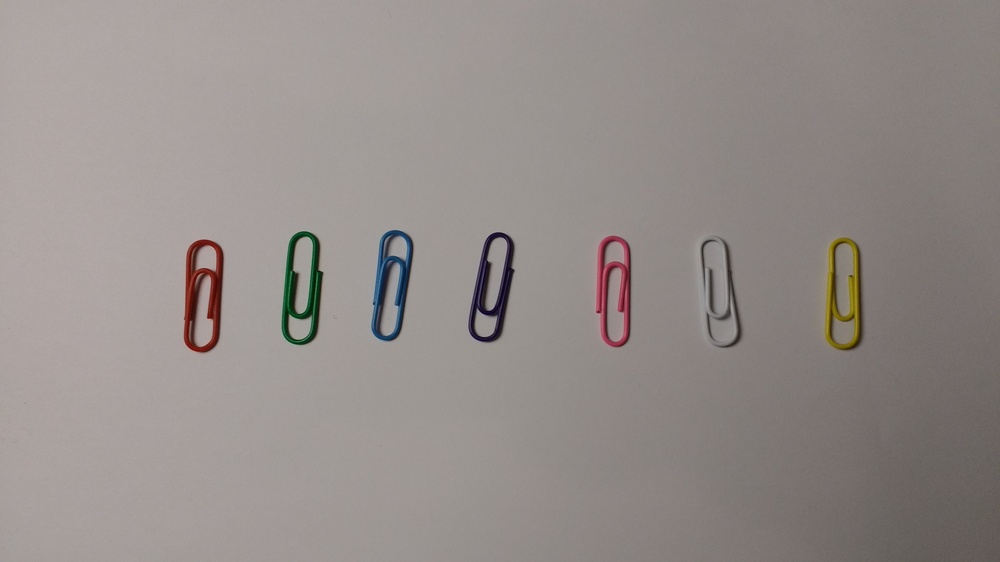
%> input picture dev03/part2/trbn1.jpg, 1000 x 562 px, shrunk from 4160 x 2340 before the run
$ octave temp_trouverTombones.m   (GNU Octave 9; MATLAB toolbox functions it lacks are replaced by stand-ins)
%> lines starting %> are read from the running program, lines starting %| are printed output that depends on the picture; in (x1, y1, x2, y2) boxes, pixels count from 0 and x2, y2 are one past the last pixel; in counts of white or black regions, pixels touching at a corner belong together; the program's own positions count from 1
% function [x,y,c] = trouverTrombones(image)
% end

% clean environment
clc;
close all;
clear;
workspace;
fontSize = 16;

image = im2double(imread('trbn1.jpg'));

% store received image
recImage = image;

imgHSV = rgb2hsv(recImage);
%> imgHSV: size 562x1000x3 double; mean H, S, V 0.0662, 0.0803, 0.583
mask = imgHSV(:, :, 2) > 0.25;
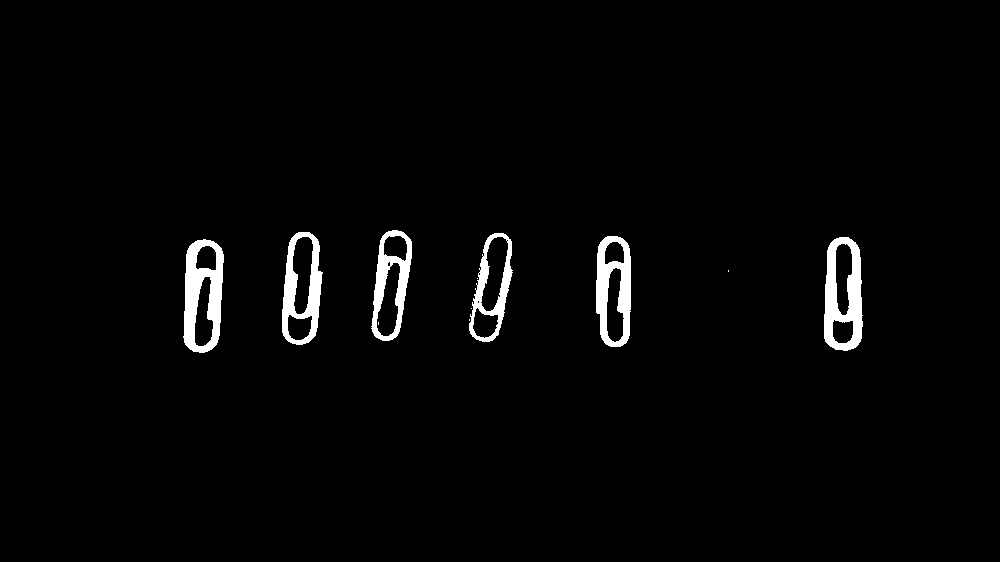
%> mask: size 562x1000 logical; 2.3% white; 11 white regions (5 under 20 px), largest, box (x1, y1, x2, y2) and area: (183, 239, 224, 353) 2698, (824, 237, 863, 351) 2595, (596, 236, 631, 347) 2230, (282, 232, 323, 345) 2128, (371, 230, 412, 341) 1834, (469, 233, 513, 342) 1544
maskFilled = imfill(mask, 'holes');
%> maskFilled: size 562x1000 logical; 3.8% white; 10 white regions (4 under 20 px), largest, box (x1, y1, x2, y2) and area: (183, 239, 224, 353) 3918, (824, 237, 863, 351) 3856, (282, 232, 323, 345) 3706, (596, 236, 631, 347) 3456, (371, 230, 412, 341) 3295, (469, 233, 513, 342) 3210

imgHue = imgHSV(:,:,1);
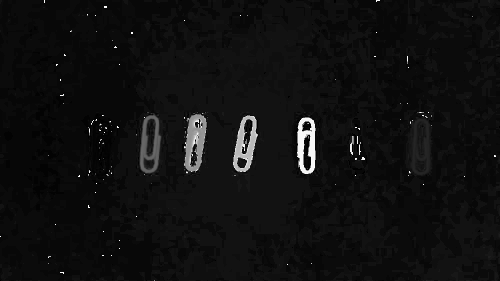
%> imgHue: size 562x1000 double (shown at 1/2 size); min 0, max 0.998, mean 0.0662
imgSat = imgHSV(:,:,2);
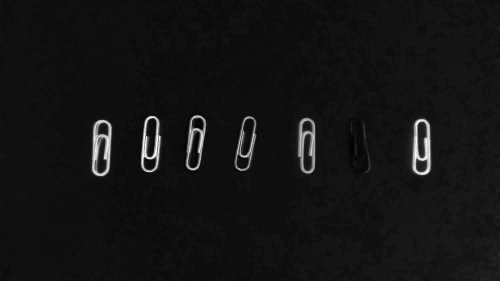
%> imgSat: size 562x1000 double (shown at 1/2 size); min 0, max 1, mean 0.0803
imgInt = imgHSV(:,:,3);
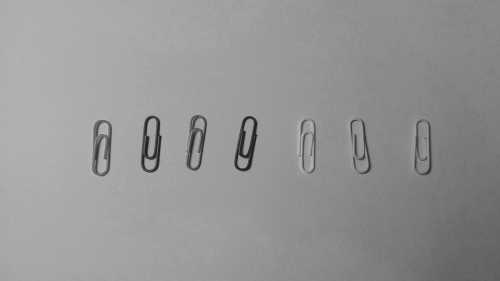
%> imgInt: size 562x1000 double (shown at 1/2 size); min 0.0549, max 0.788, mean 0.583

redChannel = image(:, :, 1);
greenChannel = image(:, :, 2);
blueChannel = image(:, :, 3);
% Get red means
propsR = regionprops(maskFilled, redChannel, 'MeanIntensity', 'Centroid');
%> propsR = 10 regions; first 5, Centroid and MeanIntensity: [203.8 296.1] 0.485, [302.4 290.2] 0.307, [391.8 284.9] 0.313, [470 320.5] 0.218, [492.4 288.9] 0.338
allMeansR = [propsR.MeanIntensity];
%> allMeansR = [0.485 0.307 0.313 0.218 0.338 0.224 0.224 0.553 0.153 0.474]
% Get green means
propsG = regionprops(maskFilled, greenChannel, 'MeanIntensity', 'Centroid');
%> propsG = 10 regions; first 5, Centroid and MeanIntensity: [203.8 296.1] 0.302, [302.4 290.2] 0.394, [391.8 284.9] 0.37, [470 320.5] 0.182, [492.4 288.9] 0.31
allMeansG = [propsG.MeanIntensity];
%> allMeansG = [0.302 0.394 0.37 0.182 0.31 0.188 0.196 0.344 0.122 0.422]
% Get red means
propsB = regionprops(maskFilled, blueChannel, 'MeanIntensity', 'Centroid');
%> propsB = 10 regions; first 5, Centroid and MeanIntensity: [203.8 296.1] 0.281, [302.4 290.2] 0.319, [391.8 284.9] 0.436, [470 320.5] 0.249, [492.4 288.9] 0.352
allMeansB = [propsB.MeanIntensity];
%> allMeansB = [0.281 0.319 0.436 0.249 0.352 0.255 0.267 0.379 0.11 0.246]

imgHSVTreshed = imgHSV(:,:,2) > (graythresh(imgHSV(:,:,2))-0.08);
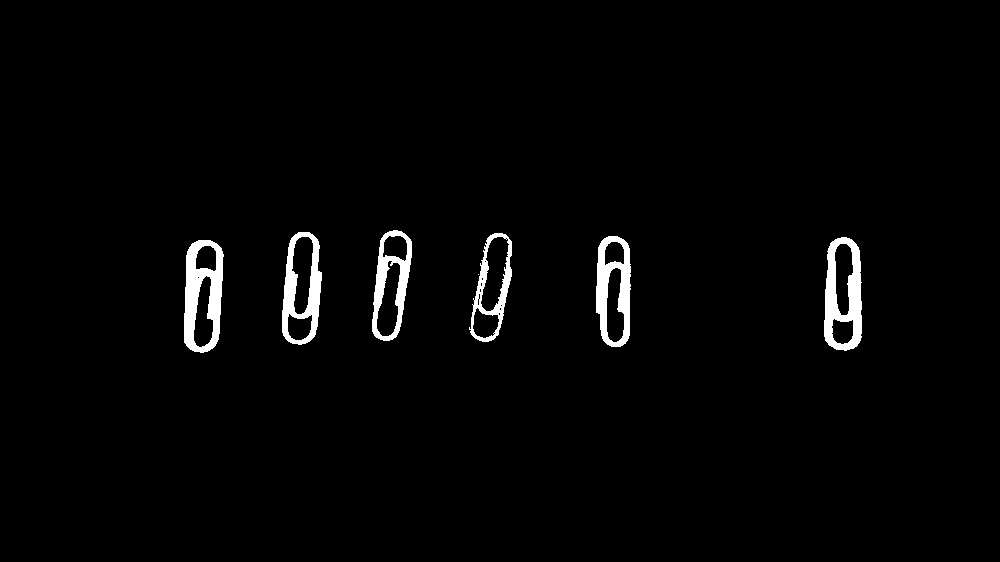
%> imgHSVTreshed: size 562x1000 logical; 2.2% white; 7 white regions (1 under 20 px), largest, box (x1, y1, x2, y2) and area: (184, 240, 224, 353) 2569, (824, 237, 862, 351) 2429, (596, 236, 631, 347) 2091, (282, 232, 322, 345) 2056, (372, 230, 412, 341) 1746, (469, 233, 512, 342) 1334

imgFilled = imfill(imgHSVTreshed,'holes');
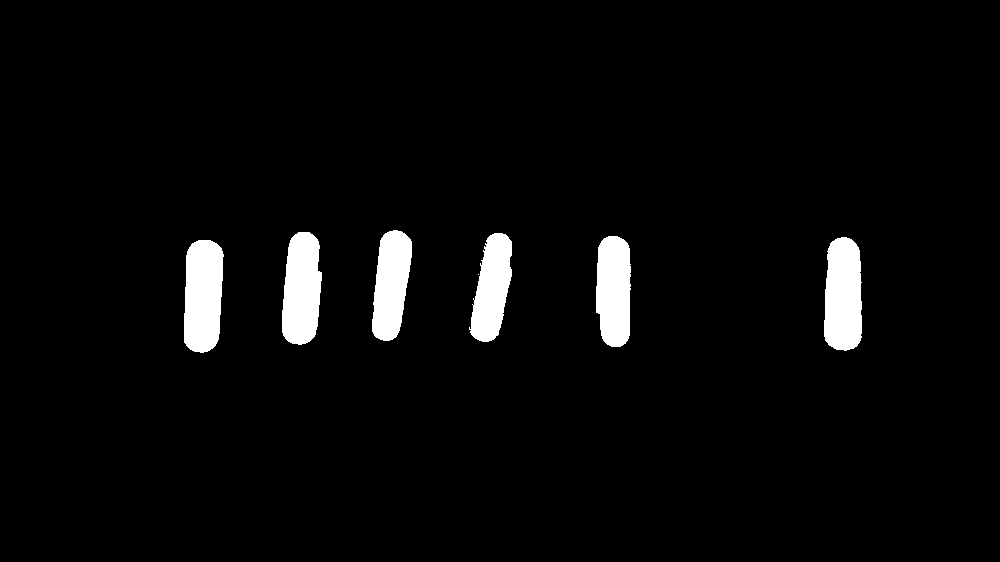
%> imgFilled: size 562x1000 logical; 3.8% white; 7 white regions (1 under 20 px), largest, box (x1, y1, x2, y2) and area: (184, 240, 224, 353) 3861, (824, 237, 862, 351) 3776, (282, 232, 322, 345) 3670, (596, 236, 631, 347) 3379, (372, 230, 412, 341) 3270, (469, 233, 512, 342) 3120

L = bwlabel(imgFilled);
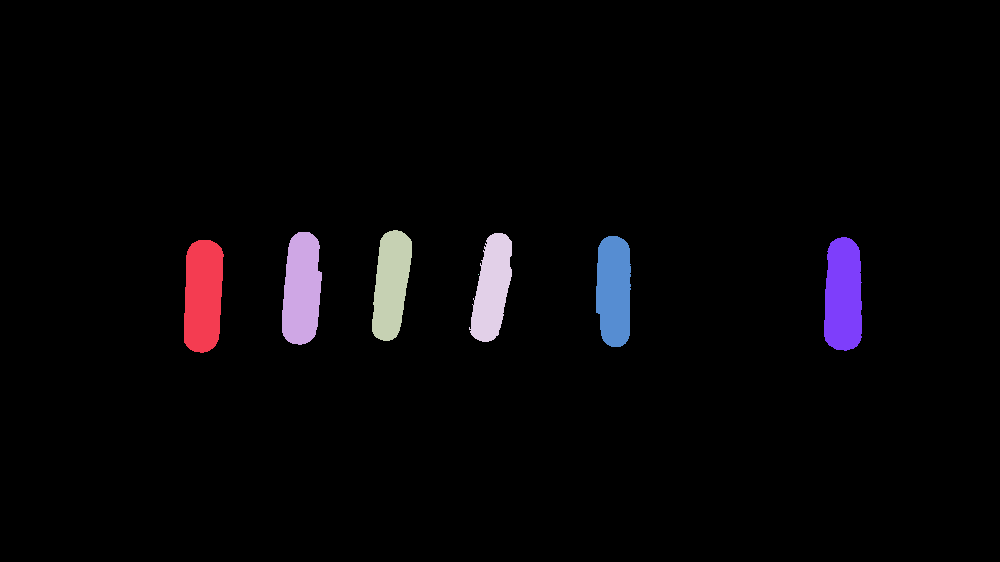
%> L: size 562x1000 double; 8 distinct labels, from 0 to 7; one colour per label, 0 black
s = regionprops(L, 'centroid');
%> s = 7 regions; Centroid: [203.8 296.2], [302.4 290.2], [391.8 284.9], [492.7 288.9], [479 275], [614.5 291.2], [843.9 296.2]
centroids = cat(1, s.Centroid);
%> centroids = [203.8 296.2; 302.4 290.2; 391.8 284.9; 492.7 288.9; 479 275; 614.5 291.2; 843.9 296.2]

x=[];
y=[];
c=[];
%'rouge', 'vert', 'bleu', 'mauve', 'rose','jaune', 'blanc'.


% % % ----------------------------- DEBUG subplot display outputs
% used for debugging
% make sure to uncomment the first method code to use this
subplot(3,3,1)
imshow(image)
title(['Original']);

subplot(3,3,2)
imshow(imgHSV)
% hold on
% viscircles(centerpointAll,radiusAll,'Color','b');
% hold off
title('imgHSV');

subplot(3,3,3)
imshow(imgHSVTreshed)
% hold on
% viscircles(centerpointAll,radiusAll,'Color','b');
% hold off
title('imgHSVTreshed');

subplot(3,3,4)
imshow(imgFilled)
% hold on
% viscircles(centerpointAll,radiusAll,'Color','b');
% hold off
title('imgFilled');

subplot(3,3,5)
imshow(image)
hold(imgca,'on')
plot(imgca,centroids(:,1), centroids(:,2), 'r*')
%> (this line was passed over: imgca is not available in this run)
hold(imgca,'off')
title(['Original + Centroids']);

subplot(3,3,6)
imshow(mask)
% hold on
% viscircles(centerpointAll,radiusAll,'Color','b');
% hold off
title('mask');

subplot(3,3,7)
imshow(maskFilled)
% hold on
% viscircles(centerpointAll,radiusAll,'Color','b');
% hold off
title('maskFilled');

subplot(3,3,8)
imshow(imgHSVTreshed)
% hold on
% viscircles(centerpointAll,radiusAll,'Color','b');
% hold off
title('PLACEHOLDER');

subplot(3,3,9)
imshow(imgHSVTreshed)
% hold on
% viscircles(centerpointAll,radiusAll,'Color','b');
% hold off
title('PLACEHOLDER');

% [73 lines of commented-out code are left out]

$ run again, with dev03/part2/trbn10.jpg copied over dev03/part2/trbn1.jpg
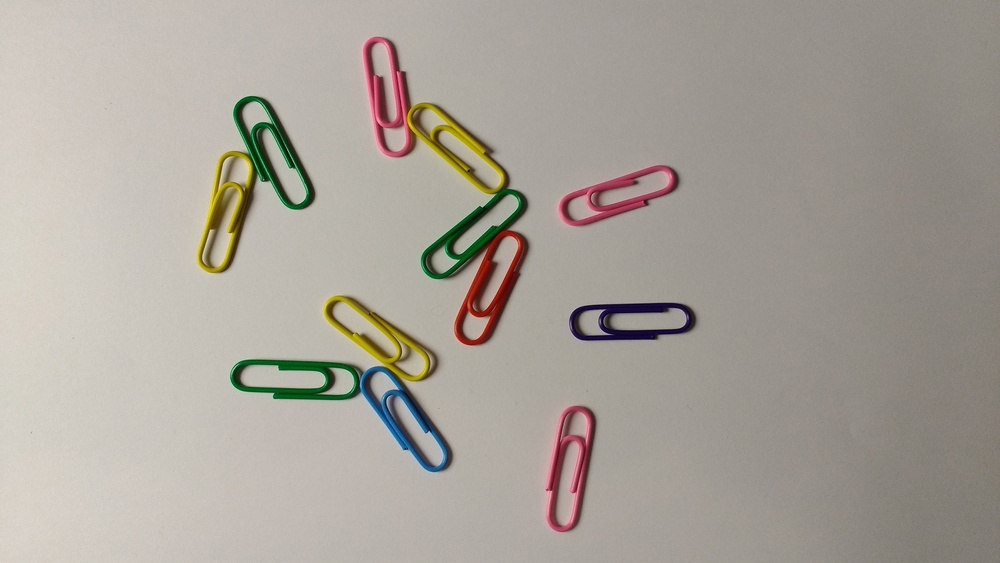
%> input picture dev03/part2/trbn10.jpg, 1000 x 563 px, shrunk from 3000 x 1688 before the run
%> imgHSV: size 563x1000x3 double; mean H, S, V 0.122, 0.113, 0.666
%> `mask = imgHSV(:, :, 2) > 0.25;`:
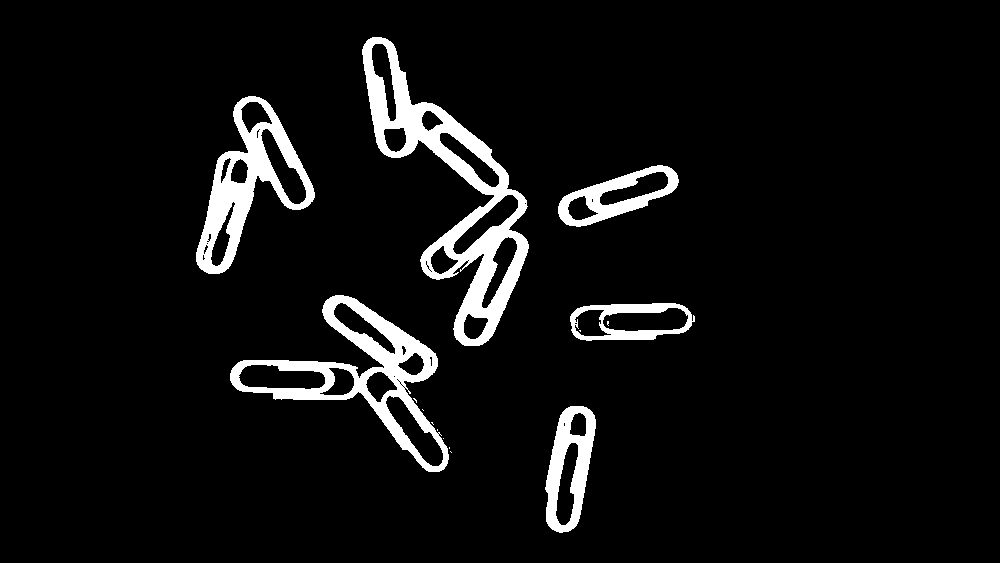
%> mask: size 563x1000 logical; 6.2% white; 15 white regions (9 under 20 px), largest, box (x1, y1, x2, y2) and area: (362, 37, 529, 346) 12256, (230, 295, 449, 472) 8160, (196, 96, 315, 274) 6655, (545, 406, 596, 533) 3213, (558, 165, 679, 227) 2644, (570, 303, 695, 341) 1941
%> maskFilled: size 563x1000 logical; 9.4% white; 13 white regions (7 under 20 px), largest, box (x1, y1, x2, y2) and area: (362, 37, 529, 346) 17630, (230, 295, 449, 472) 13479, (196, 96, 315, 274) 9412, (545, 406, 596, 533) 4547, (558, 165, 679, 227) 4057, (570, 303, 695, 341) 3969
%> propsR = 13 regions; first 5, Centroid and MeanIntensity: [250.5 182.5] 0.459, [360.7 378.3] 0.447, [453.5 194.5] 0.516, [415.9 400.6] 0.256, [423.5 410.5] 0.3
%> allMeansR = [0.459 0.447 0.516 0.256 0.3 0.274 0.273 0.243 0.261 0.271 0.61 0.609 0.338]
%> propsG = 13 regions; first 5, Centroid and MeanIntensity: [250.5 182.5] 0.484, [360.7 378.3] 0.5, [453.5 194.5] 0.404, [415.9 400.6] 0.211, [423.5 410.5] 0.249
%> allMeansG = [0.484 0.5 0.404 0.211 0.249 0.224 0.22 0.208 0.22 0.218 0.388 0.382 0.307]
%> propsB = 13 regions; first 5, Centroid and MeanIntensity: [250.5 182.5] 0.312, [360.7 378.3] 0.396, [453.5 194.5] 0.313, [415.9 400.6] 0.182, [423.5 410.5] 0.222
%> allMeansB = [0.312 0.396 0.313 0.182 0.222 0.195 0.186 0.18 0.19 0.2 0.416 0.42 0.367]
%> imgHSVTreshed: size 563x1000 logical; 5.6% white; 9 white regions (3 under 20 px), largest, box (x1, y1, x2, y2) and area: (363, 37, 528, 346) 11289, (230, 295, 448, 472) 7453, (196, 96, 315, 274) 6021, (546, 406, 596, 532) 2841, (559, 165, 678, 226) 2393, (570, 303, 692, 340) 1807
%> imgFilled: size 563x1000 logical; 9.2% white; 9 white regions (3 under 20 px), largest, box (x1, y1, x2, y2) and area: (363, 37, 528, 346) 17160, (230, 295, 448, 472) 13180, (196, 96, 315, 274) 9233, (546, 406, 596, 532) 4371, (559, 165, 678, 226) 3944, (570, 303, 692, 340) 3912
%> `L = bwlabel(imgFilled);`:
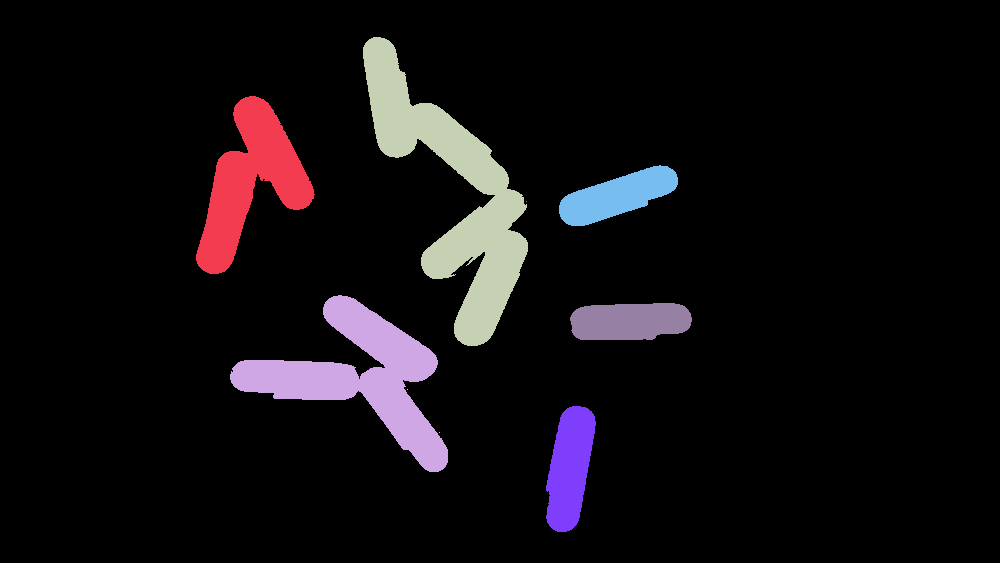
%> L: size 563x1000 double; 10 distinct labels, from 0 to 9; one colour per label, 0 black
%> s = 9 regions; first 5, Centroid: [250.5 182.4], [360.5 378.4], [453.6 194.6], [408 390], [440 433]
%> centroids = [250.5 182.4; 360.5 378.4; 453.6 194.6; 408 390; 440 433; 527 202; 570.4 468.4; 617.9 196.5; 630.2 321.9]
